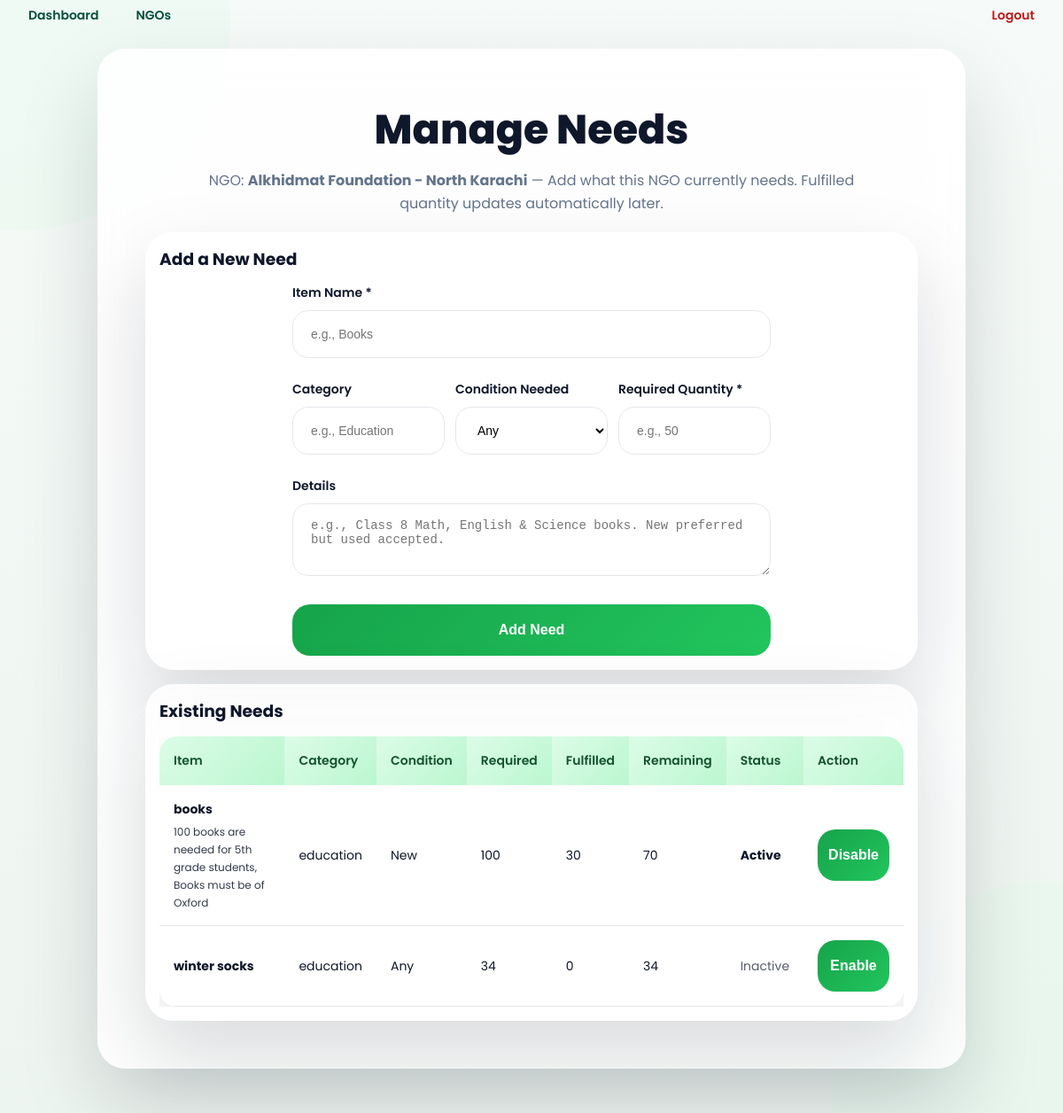
Screenshot of /admin/ngos/5/needs (signed in) with the database file from the repository.
### models.py (models this page shows)
class NGO(db.Model):
    __tablename__ = "ngos"
    id = db.Column(db.Integer, primary_key=True)
    name = db.Column(db.String(200), nullable=False)
    city = db.Column(db.String(100), nullable=False, default="Karachi")
    zone = db.Column(db.String(50), nullable=True)  # e.g. "Gulshan", "North Karachi"
    address = db.Column(db.String(255), nullable=True)
    contact_email = db.Column(db.String(120), nullable=True)
    contact_phone = db.Column(db.String(50), nullable=True)
    accepted_categories = db.Column(db.String(255), nullable=True)  # comma separated
    is_verified = db.Column(db.Boolean, default=True)
    has_pickup = db.Column(db.Boolean, default=False)
    current_load = db.Column(db.Integer, default=0)  # for basic load balancing
    donations = db.relationship("Donation", backref="ngo", lazy=True)

class NGONeed(db.Model):
    __tablename__ = "ngo_needs"
    id = db.Column(db.Integer, primary_key=True)
    ngo_id = db.Column(db.Integer, db.ForeignKey("ngos.id"), nullable=False)
    item_name = db.Column(db.String(200), nullable=False)  # e.g. "Books"
    category = db.Column(db.String(100), nullable=True)    # e.g. "Education"
    details = db.Column(db.Text, nullable=True)            # e.g. "Class 8 Math, new preferred"
    condition_needed = db.Column(db.String(50), nullable=True)  # "New", "Used", "Any"
    qty_required = db.Column(db.Integer, nullable=False, default=0)
    qty_fulfilled = db.Column(db.Integer, nullable=False, default=0)
    is_active = db.Column(db.Boolean, default=True)
    created_at = db.Column(db.DateTime, default=datetime.utcnow)
    updated_at = db.Column(db.DateTime, default=datetime.utcnow, onupdate=datetime.utcnow)
    ngo = db.relationship("NGO", backref=db.backref("needs", lazy=True))
    @property
    def qty_remaining(self):
        remaining = (self.qty_required or 0) - (self.qty_fulfilled or 0)
        return max(0, remaining)

### app.py (the view, shortened to what this page needs)
    @app.route("/admin/ngos/<int:ngo_id>/needs", methods=["GET", "POST"])
    @login_required(role="admin")
    def admin_manage_ngo_needs(ngo_id):
        ngo = NGO.query.get_or_404(ngo_id)
        needs = NGONeed.query.filter_by(ngo_id=ngo.id).order_by(NGONeed.created_at.desc()).all()
        return render_template("admin_ngo_needs.html", ngo=ngo, needs=needs)

### templates/admin_ngo_needs.html (shortened to what this page needs)
{% extends "base_admin.html" %}
{% block content %}
<div class="dr-card" style="max-width: 980px; margin: auto;">
  <h2 class="dr-page-title" style="margin-bottom: 6px;">Manage Needs</h2>
  <p class="dr-page-subtitle" style="margin-bottom: 18px;">
    NGO: <strong>{{ ngo.name }}</strong> — Add what this NGO currently needs. Fulfilled quantity updates automatically later.
  </p>
  <div class="dr-card" style="margin:0 0 16px 0; padding:16px;">
    <h3 style="margin:0 0 10px 0;">Add a New Need</h3>
    <form method="post" class="dr-form">
      <div class="dr-field">
        <label class="dr-label">Item Name *</label>
        <input class="dr-input" name="item_name" placeholder="e.g., Books" required>
      </div>
      <div style="display:grid; grid-template-columns: 1fr 1fr 1fr; gap:12px;">
        <div class="dr-field">
          <label class="dr-label">Category</label>
          <input class="dr-input" name="category" placeholder="e.g., Education">
        </div>
        <div class="dr-field">
          <label class="dr-label">Condition Needed</label>
          <select class="dr-input" name="condition_needed">
            <option value="">Any</option>
          </select>
        </div>
        <div class="dr-field">
          <label class="dr-label">Required Quantity *</label>
          <input class="dr-input" type="number" name="qty_required" min="1" placeholder="e.g., 50" required>
        </div>
      </div>
      <div class="dr-field">
        <label class="dr-label">Details</label>
        <textarea class="dr-input" name="details" rows="3"
          placeholder="e.g., Class 8 Math, English & Science books. New preferred but used accepted."></textarea>
      </div>
      <button type="submit" class="dr-btn">Add Need</button>
    </form>
  </div>
  <div class="dr-card" style="margin:0; padding:16px;">
    <h3 style="margin:0 0 12px 0;">Existing Needs</h3>
    {% if needs and needs|length > 0 %}
      <div style="overflow:auto;">
        <table class="dr-table" style="width:100%; border-collapse: collapse;">
          <thead>
            <tr>
              <th>Item</th>
              <th>Category</th>
              <th>Condition</th>
              <th>Required</th>
              <th>Fulfilled</th>
              <th>Remaining</th>
              <th>Status</th>
              <th>Action</th>
            </tr>
          </thead>
          <tbody>
            {% for n in needs %}
              <tr>
                <td>
                  <strong>{{ n.item_name }}</strong>
                  {% if n.details %}
                    <div style="font-size:12px; opacity:0.85; margin-top:4px;">
                      {{ n.details }}
                    </div>
                  {% endif %}
                </td>
                <td>{{ n.category or "—" }}</td>
                <td>{{ n.condition_needed or "Any" }}</td>
                <td>{{ n.qty_required }}</td>
                <td>{{ n.qty_fulfilled }}</td>
                <td>{{ n.qty_remaining }}</td>
                <td>
                  {% if n.is_active %}
                    <span style="font-weight:700;">Active</span>
                  {% else %}
                    <span style="opacity:0.7;">Inactive</span>
                  {% endif %}
                </td>
                <td>
                  <form method="post" action="{{ url_for('admin_toggle_need', need_id=n.id) }}">
                    <button type="submit" class="dr-btn" style="padding:8px 12px;">
                      {% if n.is_active %}Disable{% else %}Enable{% endif %}
                    </button>
                  </form>
                </td>
              </tr>
            {% endfor %}
          </tbody>
        </table>
      </div>
    {% else %}
      <div class="dr-alert dr-alert-warning">No needs added yet for this NGO.</div>
    {% endif %}
  </div>
</div>
{% endblock %}

### static/style.css (style rules this page uses)
* { margin: 0; padding: 0; box-sizing: border-box; }
body { font-family: "Poppins", system-ui, sans-serif; background: linear-gradient(180deg, #f6faf8, #edf5f0); color: #0f172a; line-height: 1.65; }
.dr-page-title { font-size: 46px; font-weight: 800; text-align: center; margin-bottom: 18px; }
.dr-page-subtitle { max-width: 760px; margin: 0 auto 90px; text-align: center; font-size: 16px; color: #64748b; }
.dr-card, .admin-card, .detail-card, .ngo-card, .track-card, .status-card, .progress-card, .details-card, .success-card, .donation-form-card { background: rgba(255,255,255,.85); backdrop-filter: blur(18px); border-radius: 32px; padding: 54px; box-shadow: 0 40px 90px rgba(15,23,42,.15), inset 0 1px 0 rgba(255,255,255,.4); margin-bottom: 54px; }
.dr-btn, .df-btn, .track-btn, .assign-btn { width: 100%; height: 58px; display: inline-flex; align-items: center; justify-content: center; background: linear-gradient(135deg, #16a34a, #22c55e); color: #ffffff; font-size: 16px; font-weight: 600; border-radius: 20px; border: none; cursor: pointer; transition: all .3s ease; }
form { max-width: 540px; margin: auto; }
.dr-label { font-size: 14px; font-weight: 600; margin-bottom: 8px; display: block; }
input, select, textarea { width: 100%; height: 54px; padding: 0 20px; border-radius: 18px; border: 1px solid #e5e7eb; margin-bottom: 24px; font-size: 14px; background: #ffffff; }
textarea { height: auto; padding: 16px 20px; }
table { width: 100%; border-collapse: collapse; font-size: 14px; border-radius: 20px; overflow: hidden; box-shadow: 0 25px 60px rgba(0,0,0,.1); }
th { background: linear-gradient(135deg, #dcfce7, #bbf7d0); color: #14532d; padding: 16px; text-align: left; font-weight: 600; }
td { padding: 16px; border-bottom: 1px solid #e5e7eb; background: #ffffff; }
.dr-field { margin-bottom: 24px; }
input, select, textarea { margin-bottom: 0; }

### rows the page displays
NGO: name "Alkhidmat Foundation - North Karachi"
NGONeed: item_name "books", details "100 books are needed for 5th grade students, Books must be of Oxford", category "education", condition_needed "New", qty_required "100", qty_fulfilled "30", qty_remaining "70", is_active "Active"
NGONeed: item_name "winter socks", category "education", condition_needed "Any", qty_required "34", qty_fulfilled "0", qty_remaining "34", is_active "Inactive"
